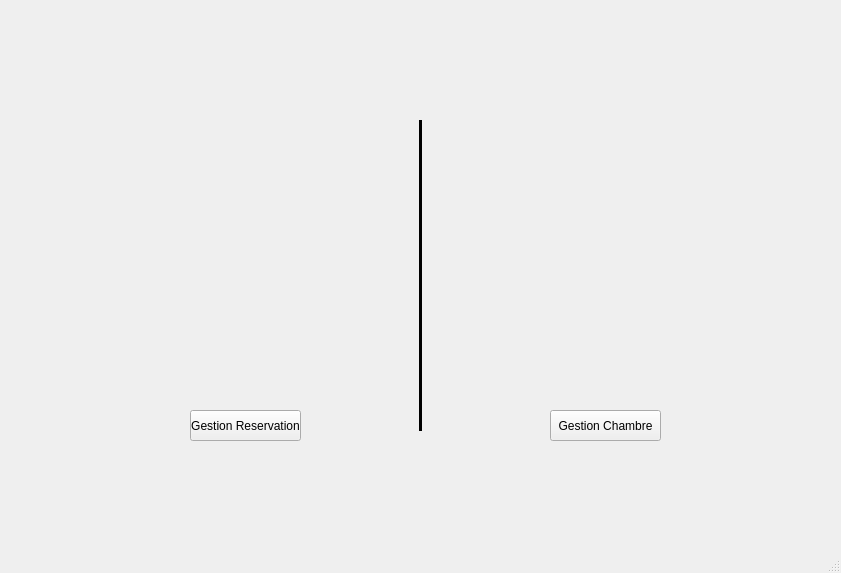
<?xml version="1.0" encoding="UTF-8"?>
<ui version="4.0">
 <class>MainWindow1</class>
 <widget class="QMainWindow" name="MainWindow1">
  <property name="geometry">
   <rect>
    <x>0</x>
    <y>0</y>
    <width>841</width>
    <height>573</height>
   </rect>
  </property>
  <property name="windowTitle">
   <string>MainWindow</string>
  </property>
  <widget class="QWidget" name="centralwidget">
   <widget class="QLabel" name="label">
    <property name="geometry">
     <rect>
      <x>110</x>
      <y>120</y>
      <width>261</width>
      <height>271</height>
     </rect>
    </property>
    <property name="text">
     <string/>
    </property>
    <property name="pixmap">
     <pixmap>../../rec.jpg</pixmap>
    </property>
   </widget>
   <widget class="Line" name="line">
    <property name="geometry">
     <rect>
      <x>400</x>
      <y>120</y>
      <width>41</width>
      <height>311</height>
     </rect>
    </property>
    <property name="frameShadow">
     <enum>QFrame::Plain</enum>
    </property>
    <property name="lineWidth">
     <number>3</number>
    </property>
    <property name="orientation">
     <enum>Qt::Vertical</enum>
    </property>
   </widget>
   <widget class="QLabel" name="label_2">
    <property name="geometry">
     <rect>
      <x>470</x>
      <y>130</y>
      <width>251</width>
      <height>251</height>
     </rect>
    </property>
    <property name="text">
     <string/>
    </property>
    <property name="pixmap">
     <pixmap>../../rec1.png</pixmap>
    </property>
   </widget>
   <widget class="QPushButton" name="pushButton">
    <property name="geometry">
     <rect>
      <x>190</x>
      <y>410</y>
      <width>111</width>
      <height>31</height>
     </rect>
    </property>
    <property name="text">
     <string>Gestion Reservation</string>
    </property>
   </widget>
   <widget class="QPushButton" name="pushButton_2">
    <property name="geometry">
     <rect>
      <x>550</x>
      <y>410</y>
      <width>111</width>
      <height>31</height>
     </rect>
    </property>
    <property name="text">
     <string>Gestion Chambre</string>
    </property>
   </widget>
  </widget>
  <widget class="QMenuBar" name="menubar">
   <property name="geometry">
    <rect>
     <x>0</x>
     <y>0</y>
     <width>841</width>
     <height>21</height>
    </rect>
   </property>
  </widget>
  <widget class="QStatusBar" name="statusbar"/>
 </widget>
 <resources/>
 <connections/>
</ui>
